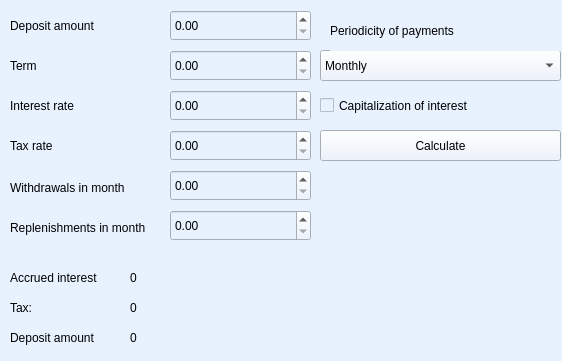
<?xml version="1.0" encoding="UTF-8"?>
<ui version="4.0">
 <class>Deposit</class>
 <widget class="QWidget" name="Deposit">
  <property name="geometry">
   <rect>
    <x>0</x>
    <y>0</y>
    <width>562</width>
    <height>361</height>
   </rect>
  </property>
  <property name="windowTitle">
   <string>Form</string>
  </property>
  <property name="styleSheet">
   <string notr="true">background-color: rgb(232, 242, 255)</string>
  </property>
  <widget class="QDoubleSpinBox" name="deposit">
   <property name="geometry">
    <rect>
     <x>170</x>
     <y>10</y>
     <width>141</width>
     <height>31</height>
    </rect>
   </property>
   <property name="styleSheet">
    <string notr="true"/>
   </property>
  </widget>
  <widget class="QDoubleSpinBox" name="rate">
   <property name="geometry">
    <rect>
     <x>170</x>
     <y>90</y>
     <width>141</width>
     <height>31</height>
    </rect>
   </property>
   <property name="styleSheet">
    <string notr="true"/>
   </property>
   <property name="maximum">
    <double>300.000000000000000</double>
   </property>
  </widget>
  <widget class="QDoubleSpinBox" name="term">
   <property name="geometry">
    <rect>
     <x>170</x>
     <y>50</y>
     <width>141</width>
     <height>31</height>
    </rect>
   </property>
   <property name="styleSheet">
    <string notr="true"/>
   </property>
   <property name="maximum">
    <double>1200.000000000000000</double>
   </property>
  </widget>
  <widget class="QDoubleSpinBox" name="tax">
   <property name="geometry">
    <rect>
     <x>170</x>
     <y>130</y>
     <width>141</width>
     <height>31</height>
    </rect>
   </property>
   <property name="styleSheet">
    <string notr="true"/>
   </property>
   <property name="maximum">
    <double>300.000000000000000</double>
   </property>
  </widget>
  <widget class="QComboBox" name="comboBox">
   <property name="geometry">
    <rect>
     <x>320</x>
     <y>50</y>
     <width>241</width>
     <height>31</height>
    </rect>
   </property>
   <property name="styleSheet">
    <string notr="true"/>
   </property>
   <item>
    <property name="text">
     <string>Monthly</string>
    </property>
   </item>
   <item>
    <property name="text">
     <string>Quarterly</string>
    </property>
   </item>
   <item>
    <property name="text">
     <string>Yearly</string>
    </property>
   </item>
  </widget>
  <widget class="QCheckBox" name="checkBox">
   <property name="geometry">
    <rect>
     <x>320</x>
     <y>90</y>
     <width>241</width>
     <height>31</height>
    </rect>
   </property>
   <property name="toolTipDuration">
    <number>0</number>
   </property>
   <property name="styleSheet">
    <string notr="true"/>
   </property>
   <property name="text">
    <string>Capitalization of interest</string>
   </property>
  </widget>
  <widget class="QPushButton" name="deposit_button">
   <property name="geometry">
    <rect>
     <x>320</x>
     <y>130</y>
     <width>241</width>
     <height>31</height>
    </rect>
   </property>
   <property name="styleSheet">
    <string notr="true"/>
   </property>
   <property name="text">
    <string>Calculate</string>
   </property>
  </widget>
  <widget class="QLabel" name="label">
   <property name="geometry">
    <rect>
     <x>10</x>
     <y>10</y>
     <width>141</width>
     <height>31</height>
    </rect>
   </property>
   <property name="styleSheet">
    <string notr="true"/>
   </property>
   <property name="text">
    <string>Deposit amount</string>
   </property>
  </widget>
  <widget class="QLabel" name="label_2">
   <property name="geometry">
    <rect>
     <x>10</x>
     <y>130</y>
     <width>131</width>
     <height>31</height>
    </rect>
   </property>
   <property name="styleSheet">
    <string notr="true"/>
   </property>
   <property name="text">
    <string>Tax rate</string>
   </property>
  </widget>
  <widget class="QLabel" name="label_3">
   <property name="geometry">
    <rect>
     <x>10</x>
     <y>90</y>
     <width>131</width>
     <height>31</height>
    </rect>
   </property>
   <property name="styleSheet">
    <string notr="true"/>
   </property>
   <property name="text">
    <string>Interest rate</string>
   </property>
  </widget>
  <widget class="QLabel" name="label_4">
   <property name="geometry">
    <rect>
     <x>10</x>
     <y>50</y>
     <width>141</width>
     <height>31</height>
    </rect>
   </property>
   <property name="styleSheet">
    <string notr="true"/>
   </property>
   <property name="text">
    <string>Term</string>
   </property>
  </widget>
  <widget class="QLabel" name="label_5">
   <property name="geometry">
    <rect>
     <x>330</x>
     <y>10</y>
     <width>231</width>
     <height>41</height>
    </rect>
   </property>
   <property name="styleSheet">
    <string notr="true"/>
   </property>
   <property name="text">
    <string>Periodicity of payments</string>
   </property>
  </widget>
  <widget class="QLabel" name="label_6">
   <property name="geometry">
    <rect>
     <x>310</x>
     <y>170</y>
     <width>241</width>
     <height>251</height>
    </rect>
   </property>
   <property name="styleSheet">
    <string notr="true"/>
   </property>
   <property name="text">
    <string/>
   </property>
  </widget>
  <widget class="QLabel" name="label_7">
   <property name="geometry">
    <rect>
     <x>10</x>
     <y>270</y>
     <width>101</width>
     <height>16</height>
    </rect>
   </property>
   <property name="text">
    <string>Accrued interest</string>
   </property>
  </widget>
  <widget class="QLabel" name="income">
   <property name="geometry">
    <rect>
     <x>130</x>
     <y>270</y>
     <width>281</width>
     <height>16</height>
    </rect>
   </property>
   <property name="text">
    <string>0</string>
   </property>
  </widget>
  <widget class="QLabel" name="label_8">
   <property name="geometry">
    <rect>
     <x>10</x>
     <y>300</y>
     <width>58</width>
     <height>16</height>
    </rect>
   </property>
   <property name="text">
    <string>Tax:</string>
   </property>
  </widget>
  <widget class="QLabel" name="tax_outcome">
   <property name="geometry">
    <rect>
     <x>130</x>
     <y>300</y>
     <width>271</width>
     <height>16</height>
    </rect>
   </property>
   <property name="text">
    <string>0</string>
   </property>
  </widget>
  <widget class="QLabel" name="label_9">
   <property name="geometry">
    <rect>
     <x>10</x>
     <y>330</y>
     <width>101</width>
     <height>16</height>
    </rect>
   </property>
   <property name="text">
    <string>Deposit amount</string>
   </property>
  </widget>
  <widget class="QLabel" name="total_sum">
   <property name="geometry">
    <rect>
     <x>130</x>
     <y>330</y>
     <width>291</width>
     <height>16</height>
    </rect>
   </property>
   <property name="text">
    <string>0</string>
   </property>
  </widget>
  <widget class="QLabel" name="label_10">
   <property name="geometry">
    <rect>
     <x>10</x>
     <y>180</y>
     <width>141</width>
     <height>16</height>
    </rect>
   </property>
   <property name="text">
    <string>Withdrawals in month</string>
   </property>
  </widget>
  <widget class="QLabel" name="label_11">
   <property name="geometry">
    <rect>
     <x>10</x>
     <y>220</y>
     <width>161</width>
     <height>16</height>
    </rect>
   </property>
   <property name="text">
    <string>Replenishments in month</string>
   </property>
  </widget>
  <widget class="QDoubleSpinBox" name="withdrawals">
   <property name="geometry">
    <rect>
     <x>170</x>
     <y>170</y>
     <width>141</width>
     <height>31</height>
    </rect>
   </property>
   <property name="styleSheet">
    <string notr="true"/>
   </property>
   <property name="maximum">
    <double>10000000000.000000000000000</double>
   </property>
  </widget>
  <widget class="QDoubleSpinBox" name="replenishments">
   <property name="geometry">
    <rect>
     <x>170</x>
     <y>210</y>
     <width>141</width>
     <height>31</height>
    </rect>
   </property>
   <property name="styleSheet">
    <string notr="true"/>
   </property>
   <property name="maximum">
    <double>10000000000.000000000000000</double>
   </property>
  </widget>
  <zorder>label_6</zorder>
  <zorder>rate</zorder>
  <zorder>term</zorder>
  <zorder>tax</zorder>
  <zorder>comboBox</zorder>
  <zorder>checkBox</zorder>
  <zorder>deposit_button</zorder>
  <zorder>label</zorder>
  <zorder>label_2</zorder>
  <zorder>label_3</zorder>
  <zorder>label_4</zorder>
  <zorder>label_5</zorder>
  <zorder>deposit</zorder>
  <zorder>label_7</zorder>
  <zorder>income</zorder>
  <zorder>label_8</zorder>
  <zorder>tax_outcome</zorder>
  <zorder>label_9</zorder>
  <zorder>total_sum</zorder>
  <zorder>label_10</zorder>
  <zorder>label_11</zorder>
  <zorder>withdrawals</zorder>
  <zorder>replenishments</zorder>
 </widget>
 <resources/>
 <connections/>
</ui>
